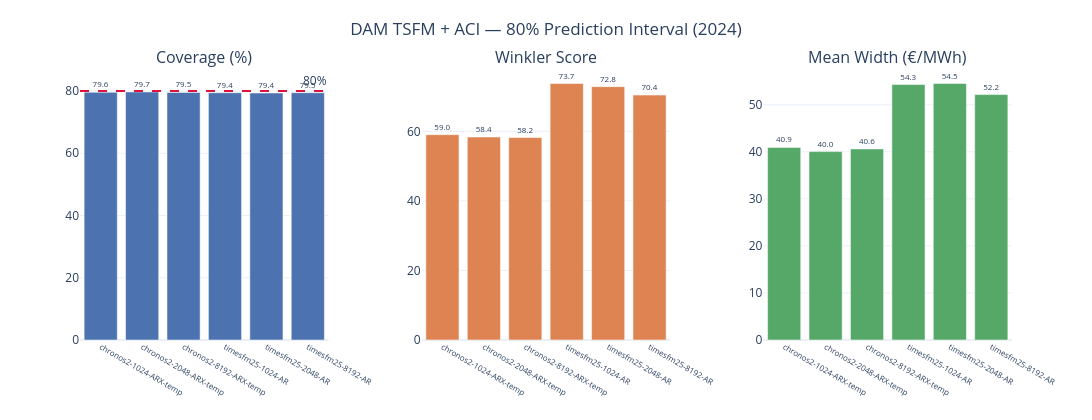

Here is the notebook cell this chart was saved with:
### Code cell
dam_aci = pd.read_csv('forecast_interval/dam_cp_aci.csv')

fig = make_subplots(rows=1, cols=3, subplot_titles=titles, horizontal_spacing=0.1)
for c, (metric, title, color) in enumerate(zip(metrics, titles, COLORS), start=1):
    lbls = dam_aci['model'].str.replace('_temporal', '-temp').str.replace('_neg', '').str.replace('_', '-')
    vals = dam_aci[metric]
    text = [f'{v:.1f}' for v in vals]
    fig.add_trace(go.Bar(x=lbls, y=vals, marker_color=color, text=text,
                         textposition='outside', textfont_size=8, showlegend=False),
                  row=1, col=c)
    if metric == 'coverage':
        fig.add_hline(y=NOMINAL_COV, line_dash='dash', line_color='crimson',
                      annotation_text='80%', row=1, col=c)

fig.update_layout(
    title_text='DAM TSFM + ACI — 80% Prediction Interval (2024)',
    title_x=0.5, template=TEMPLATE, height=420, width=1100,
    margin=dict(t=70, b=80),
)
fig.update_xaxes(tickangle=30, tickfont_size=8)
fig.write_image('figures/dam_cp_aci_metrics.png', width=1100, height=420, scale=2)
fig.show()
print("Saved → figures/dam_cp_aci_metrics.png")

### Figure 1 — Plotly figure (JSON) as saved in the notebook; plotly's stock layout.template omitted (floating-point values rounded to 4 significant figures)
{"data": [{"marker": {"color": "#4C72B0"}, "showlegend": false, "text": ["79.6", "79.7", "79.5", "79.4", "79.4", "79.5"], "textfont": {"size": 8}, "textposition": "outside", "type": "bar", "x": ["chronos2-1024-ARX-temp", "chronos2-2048-ARX-temp", "chronos2-8192-ARX-temp", "timesfm25-1024-AR", "timesfm25-2048-AR", "timesfm25-8192-AR"], "xaxis": "x", "y": [79.58, 79.7, 79.54, 79.44, 79.36, 79.45], "yaxis": "y"}, {"marker": {"color": "#DD8452"}, "showlegend": false, "text": ["59.0", "58.4", "58.2", "73.7", "72.8", "70.4"], "textfont": {"size": 8}, "textposition": "outside", "type": "bar", "x": ["chronos2-1024-ARX-temp", "chronos2-2048-ARX-temp", "chronos2-8192-ARX-temp", "timesfm25-1024-AR", "timesfm25-2048-AR", "timesfm25-8192-AR"], "xaxis": "x2", "y": [59.03, 58.35, 58.2, 73.74, 72.84, 70.41], "yaxis": "y2"}, {"marker": {"color": "#55A868"}, "showlegend": false, "text": ["40.9", "40.0", "40.6", "54.3", "54.5", "52.2"], "textfont": {"size": 8}, "textposition": "outside", "type": "bar", "x": ["chronos2-1024-ARX-temp", "chronos2-2048-ARX-temp", "chronos2-8192-ARX-temp", "timesfm25-1024-AR", "timesfm25-2048-AR", "timesfm25-8192-AR"], "xaxis": "x3", "y": [40.93, 40.04, 40.61, 54.3, 54.52, 52.16], "yaxis": "y3"}], "layout": {"annotations": [{"font": {"size": 16}, "showarrow": false, "text": "Coverage (%)", "x": 0.1333, "xanchor": "center", "xref": "paper", "y": 1, "yanchor": "bottom", "yref": "paper"}, {"font": {"size": 16}, "showarrow": false, "text": "Winkler Score", "x": 0.5, "xanchor": "center", "xref": "paper", "y": 1, "yanchor": "bottom", "yref": "paper"}, {"font": {"size": 16}, "showarrow": false, "text": "Mean Width (€/MWh)", "x": 0.8667, "xanchor": "center", "xref": "paper", "y": 1, "yanchor": "bottom", "yref": "paper"}, {"showarrow": false, "text": "80%", "x": 1, "xanchor": "right", "xref": "x domain", "y": 80, "yanchor": "bottom", "yref": "y"}], "height": 420, "margin": {"b": 80, "t": 70}, "shapes": [{"line": {"color": "crimson", "dash": "dash"}, "type": "line", "x0": 0, "x1": 1, "xref": "x domain", "y0": 80, "y1": 80, "yref": "y"}], "title": {"text": "DAM TSFM + ACI — 80% Prediction Interval (2024)", "x": 0.5}, "width": 1100, "xaxis": {"anchor": "y", "domain": [0, 0.2667], "tickangle": 30, "tickfont": {"size": 8}}, "xaxis2": {"anchor": "y2", "domain": [0.3667, 0.6333], "tickangle": 30, "tickfont": {"size": 8}}, "xaxis3": {"anchor": "y3", "domain": [0.7333, 1], "tickangle": 30, "tickfont": {"size": 8}}, "yaxis": {"anchor": "x", "domain": [0, 1]}, "yaxis2": {"anchor": "x2", "domain": [0, 1]}, "yaxis3": {"anchor": "x3", "domain": [0, 1]}}}
